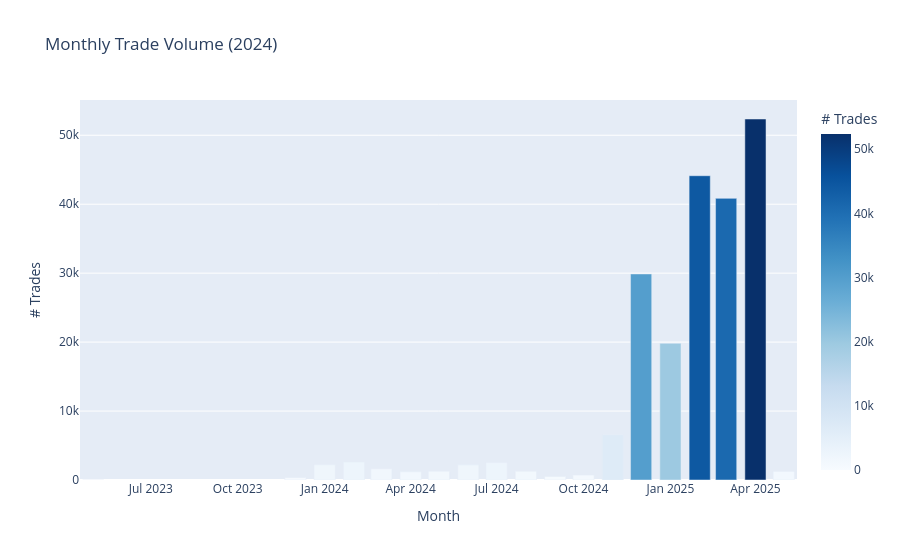

Write notebook code for a chart like this one.
### Markdown cell above
## 2. Trader Data — Overview

### Code cell
# ── 2a. Trade count by month ──────────────────────────────────────────────────
monthly = merged.groupby('month').size().reset_index(name='trade_count')
monthly['month_str'] = monthly['month'].astype(str)

fig = px.bar(monthly, x='month_str', y='trade_count',
             title='Monthly Trade Volume (2024)',
             labels={'month_str':'Month','trade_count':'# Trades'},
             color='trade_count', color_continuous_scale='Blues')
fig.update_layout(showlegend=False)
fig.show()

### Figure 1 — Plotly figure (JSON) as saved in the notebook; plotly's stock layout.template omitted (floating-point values rounded to 4 significant figures)
{"data": [{"hovertemplate": "Month=%{x}<br># Trades=%{marker.color}<extra></extra>", "legendgroup": "", "marker": {"color": [3, 341, 2200, 2596, 1611, 1193, 1269, 2187, 2526, 1262, 510, 715, 6538, 29884, 19817, 44130, 40848, 52358, 1230], "coloraxis": "coloraxis", "pattern": {"shape": ""}}, "name": "", "orientation": "v", "showlegend": false, "textposition": "auto", "type": "bar", "x": ["2023-05", "2023-12", "2024-01", "2024-02", "2024-03", "2024-04", "2024-05", "2024-06", "2024-07", "2024-08", "2024-09", "2024-10", "2024-11", "2024-12", "2025-01", "2025-02", "2025-03", "2025-04", "2025-05"], "xaxis": "x", "y": [3, 341, 2200, 2596, 1611, 1193, 1269, 2187, 2526, 1262, 510, 715, 6538, 29884, 19817, 44130, 40848, 52358, 1230], "yaxis": "y"}], "layout": {"barmode": "relative", "coloraxis": {"colorbar": {"title": {"text": "# Trades"}}, "colorscale": [[0.0, "rgb(247,251,255)"], [0.125, "rgb(222,235,247)"], [0.25, "rgb(198,219,239)"], [0.375, "rgb(158,202,225)"], [0.5, "rgb(107,174,214)"], [0.625, "rgb(66,146,198)"], [0.75, "rgb(33,113,181)"], [0.875, "rgb(8,81,156)"], [1.0, "rgb(8,48,107)"]]}, "legend": {"tracegroupgap": 0}, "showlegend": false, "title": {"text": "Monthly Trade Volume (2024)"}, "xaxis": {"anchor": "y", "domain": [0.0, 1.0], "title": {"text": "Month"}}, "yaxis": {"anchor": "x", "domain": [0.0, 1.0], "title": {"text": "# Trades"}}}}
